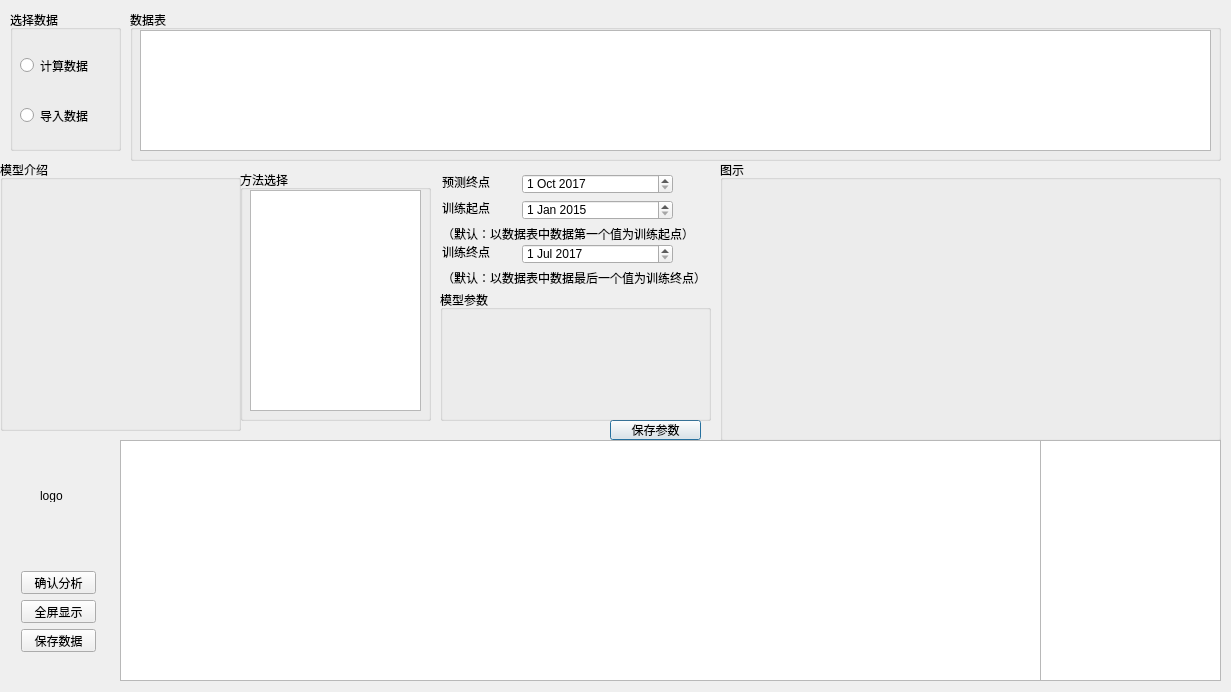
<?xml version="1.0" encoding="UTF-8"?>
<ui version="4.0">
 <class>Dialog</class>
 <widget class="QDialog" name="Dialog">
  <property name="geometry">
   <rect>
    <x>0</x>
    <y>0</y>
    <width>1231</width>
    <height>692</height>
   </rect>
  </property>
  <property name="sizePolicy">
   <sizepolicy hsizetype="Fixed" vsizetype="Fixed">
    <horstretch>0</horstretch>
    <verstretch>0</verstretch>
   </sizepolicy>
  </property>
  <property name="windowTitle">
   <string>数据预测模块</string>
  </property>
  <property name="windowOpacity">
   <double>1.000000000000000</double>
  </property>
  <widget class="QGroupBox" name="groupBox_2">
   <property name="geometry">
    <rect>
     <x>240</x>
     <y>170</y>
     <width>191</width>
     <height>251</height>
    </rect>
   </property>
   <property name="title">
    <string>方法选择</string>
   </property>
   <widget class="QTableWidget" name="modelfuncs">
    <property name="geometry">
     <rect>
      <x>10</x>
      <y>20</y>
      <width>171</width>
      <height>221</height>
     </rect>
    </property>
    <attribute name="verticalHeaderVisible">
     <bool>false</bool>
    </attribute>
    <attribute name="verticalHeaderHighlightSections">
     <bool>false</bool>
    </attribute>
   </widget>
  </widget>
  <widget class="QGroupBox" name="ingroup">
   <property name="geometry">
    <rect>
     <x>0</x>
     <y>160</y>
     <width>241</width>
     <height>271</height>
    </rect>
   </property>
   <property name="title">
    <string>模型介绍</string>
   </property>
  </widget>
  <widget class="QGroupBox" name="groupBox_6">
   <property name="geometry">
    <rect>
     <x>130</x>
     <y>10</y>
     <width>1091</width>
     <height>151</height>
    </rect>
   </property>
   <property name="title">
    <string>数据表</string>
   </property>
   <widget class="QTableView" name="init_data">
    <property name="geometry">
     <rect>
      <x>10</x>
      <y>20</y>
      <width>1071</width>
      <height>121</height>
     </rect>
    </property>
   </widget>
  </widget>
  <widget class="QGroupBox" name="groupBox">
   <property name="geometry">
    <rect>
     <x>10</x>
     <y>10</y>
     <width>111</width>
     <height>141</height>
    </rect>
   </property>
   <property name="title">
    <string>选择数据</string>
   </property>
   <widget class="QRadioButton" name="loaddata1">
    <property name="geometry">
     <rect>
      <x>10</x>
      <y>40</y>
      <width>81</width>
      <height>31</height>
     </rect>
    </property>
    <property name="maximumSize">
     <size>
      <width>101</width>
      <height>16777215</height>
     </size>
    </property>
    <property name="text">
     <string>计算数据</string>
    </property>
   </widget>
   <widget class="QRadioButton" name="loaddata2">
    <property name="geometry">
     <rect>
      <x>10</x>
      <y>90</y>
      <width>71</width>
      <height>31</height>
     </rect>
    </property>
    <property name="text">
     <string>导入数据</string>
    </property>
    <property name="iconSize">
     <size>
      <width>20</width>
      <height>16</height>
     </size>
    </property>
   </widget>
  </widget>
  <widget class="QPushButton" name="savep">
   <property name="geometry">
    <rect>
     <x>610</x>
     <y>420</y>
     <width>91</width>
     <height>20</height>
    </rect>
   </property>
   <property name="text">
    <string>保存参数</string>
   </property>
  </widget>
  <widget class="QLabel" name="logo">
   <property name="geometry">
    <rect>
     <x>40</x>
     <y>490</y>
     <width>54</width>
     <height>12</height>
    </rect>
   </property>
   <property name="text">
    <string>logo</string>
   </property>
  </widget>
  <widget class="QLabel" name="label_14">
   <property name="geometry">
    <rect>
     <x>442</x>
     <y>244</y>
     <width>48</width>
     <height>16</height>
    </rect>
   </property>
   <property name="text">
    <string>训练终点</string>
   </property>
  </widget>
  <widget class="QLabel" name="label_15">
   <property name="geometry">
    <rect>
     <x>442</x>
     <y>174</y>
     <width>48</width>
     <height>16</height>
    </rect>
   </property>
   <property name="text">
    <string>预测终点</string>
   </property>
  </widget>
  <widget class="QDateEdit" name="predictdate">
   <property name="geometry">
    <rect>
     <x>522</x>
     <y>174</y>
     <width>151</width>
     <height>20</height>
    </rect>
   </property>
   <property name="dateTime">
    <datetime>
     <hour>0</hour>
     <minute>0</minute>
     <second>0</second>
     <year>2017</year>
     <month>10</month>
     <day>1</day>
    </datetime>
   </property>
  </widget>
  <widget class="QLabel" name="label_13">
   <property name="geometry">
    <rect>
     <x>442</x>
     <y>200</y>
     <width>48</width>
     <height>16</height>
    </rect>
   </property>
   <property name="text">
    <string>训练起点</string>
   </property>
  </widget>
  <widget class="QDateEdit" name="startdate">
   <property name="geometry">
    <rect>
     <x>522</x>
     <y>200</y>
     <width>151</width>
     <height>20</height>
    </rect>
   </property>
   <property name="dateTime">
    <datetime>
     <hour>0</hour>
     <minute>0</minute>
     <second>0</second>
     <year>2015</year>
     <month>1</month>
     <day>1</day>
    </datetime>
   </property>
  </widget>
  <widget class="QLabel" name="label_10">
   <property name="geometry">
    <rect>
     <x>442</x>
     <y>226</y>
     <width>252</width>
     <height>16</height>
    </rect>
   </property>
   <property name="text">
    <string>（默认：以数据表中数据第一个值为训练起点）</string>
   </property>
  </widget>
  <widget class="QDateEdit" name="enddate">
   <property name="geometry">
    <rect>
     <x>522</x>
     <y>244</y>
     <width>151</width>
     <height>20</height>
    </rect>
   </property>
   <property name="dateTime">
    <datetime>
     <hour>0</hour>
     <minute>0</minute>
     <second>0</second>
     <year>2017</year>
     <month>7</month>
     <day>1</day>
    </datetime>
   </property>
  </widget>
  <widget class="QLabel" name="label_12">
   <property name="geometry">
    <rect>
     <x>442</x>
     <y>270</y>
     <width>264</width>
     <height>16</height>
    </rect>
   </property>
   <property name="text">
    <string>（默认：以数据表中数据最后一个值为训练终点）</string>
   </property>
  </widget>
  <widget class="QPushButton" name="button2">
   <property name="geometry">
    <rect>
     <x>21</x>
     <y>600</y>
     <width>75</width>
     <height>23</height>
    </rect>
   </property>
   <property name="text">
    <string>全屏显示</string>
   </property>
  </widget>
  <widget class="QPushButton" name="button3">
   <property name="geometry">
    <rect>
     <x>21</x>
     <y>629</y>
     <width>75</width>
     <height>23</height>
    </rect>
   </property>
   <property name="text">
    <string>保存数据</string>
   </property>
  </widget>
  <widget class="QPushButton" name="button1">
   <property name="geometry">
    <rect>
     <x>21</x>
     <y>571</y>
     <width>75</width>
     <height>23</height>
    </rect>
   </property>
   <property name="text">
    <string>确认分析</string>
   </property>
  </widget>
  <widget class="QGroupBox" name="parameters">
   <property name="geometry">
    <rect>
     <x>440</x>
     <y>290</y>
     <width>271</width>
     <height>131</height>
    </rect>
   </property>
   <property name="title">
    <string>模型参数</string>
   </property>
  </widget>
  <widget class="QGroupBox" name="images">
   <property name="geometry">
    <rect>
     <x>720</x>
     <y>160</y>
     <width>501</width>
     <height>281</height>
    </rect>
   </property>
   <property name="title">
    <string>图示</string>
   </property>
  </widget>
  <widget class="QTableView" name="result_table">
   <property name="geometry">
    <rect>
     <x>120</x>
     <y>440</y>
     <width>921</width>
     <height>241</height>
    </rect>
   </property>
  </widget>
  <widget class="QTextEdit" name="message">
   <property name="geometry">
    <rect>
     <x>1040</x>
     <y>440</y>
     <width>181</width>
     <height>241</height>
    </rect>
   </property>
  </widget>
 </widget>
 <resources/>
 <connections/>
</ui>
